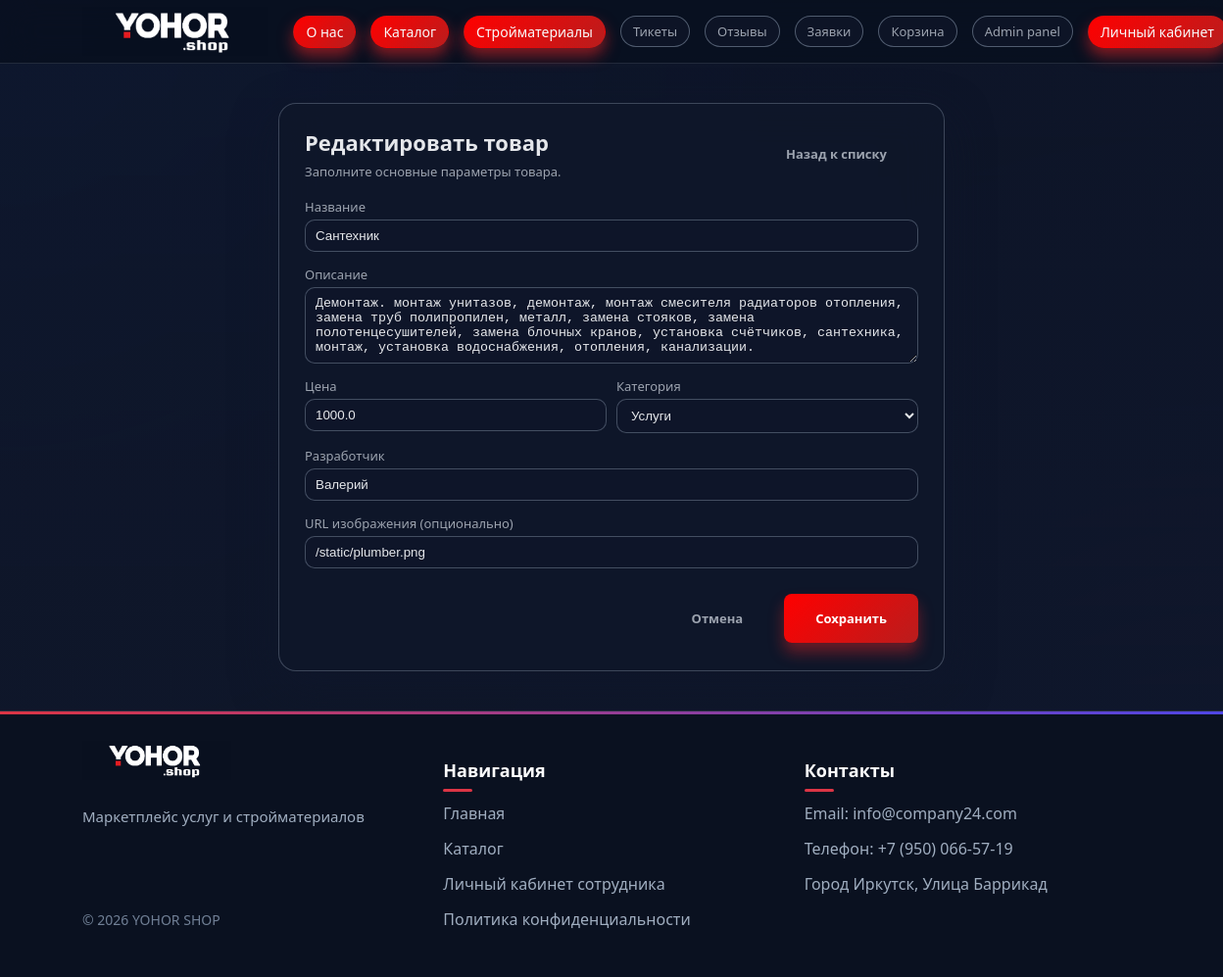
The app's page /manage_software/1/edit (signed in) with its own data.
### tables this page shows
CREATE TABLE software (
            id INTEGER PRIMARY KEY AUTOINCREMENT,
            name TEXT NOT NULL,
            description TEXT,
            price REAL NOT NULL CHECK(price >= 0),
            category_id INTEGER NOT NULL,
            developer TEXT NOT NULL,
            downloads INTEGER DEFAULT 0,
            rating_avg REAL DEFAULT 0.0 CHECK(rating_avg >= 0 AND rating_avg <= 5),
            image_url TEXT,
            created_at TIMESTAMP DEFAULT CURRENT_TIMESTAMP,
            FOREIGN KEY (category_id) REFERENCES categories(id) ON DELETE RESTRICT
        );

CREATE TABLE categories (
            id INTEGER PRIMARY KEY AUTOINCREMENT,
            name TEXT NOT NULL UNIQUE,
            description TEXT,
            created_at TIMESTAMP DEFAULT CURRENT_TIMESTAMP
        );

### app.py (the view, shortened to what this page needs)
@app.route('/manage_software/<int:software_id>/edit', methods=['GET', 'POST'])
@login_required
def edit_software_page(software_id):
    user_role = session.get('user_role')
    if user_role not in ['admin', 'moder']:
        flash('Доступ запрещён.', 'danger')
        return redirect(url_for('index'))
    software = get_software_by_id(software_id)
    if not software:
        flash('Товар/услуга не найдено.', 'danger')
        return redirect(url_for('manage_software'))
    categories = get_all_categories()
    return render_template('software_edit.html',
                           mode='edit',
                           software=software,
                           categories=categories)

### app.py (called while the page is built)
def login_required(f):
    @wraps(f)
    def decorated_function(*args, **kwargs):
        if 'user_id' not in session:
            flash('Вы должны войти в систему!', 'warning')
            return redirect(url_for('login'))
        return f(*args, **kwargs)
    return decorated_function

@app.context_processor
def inject_user():
    user_id = session.get('user_id')
    cart_count = 0
    active_tickets_count = 0
    if user_id:
        cart_items = get_cart_items(user_id)
        cart_count = len(cart_items)
    try:
        active_tickets_count = count_active_tickets()
    except Exception:
        active_tickets_count = 0
    return dict(
        user_id=user_id,
        user_name=session.get('user_name'),
        user_role=session.get('user_role'),
        cart_count=cart_count,
        active_tickets_count=active_tickets_count,
        categories=get_all_categories(),
    )

@app.context_processor
def inject_user():
    user_id = session.get('user_id')
    cart_count = 0
    active_applications_count = 0
    if user_id:
        cart_items = get_cart_items(user_id)
        cart_count = len(cart_items)
    try:
        active_applications_count = count_active_applications()
    except Exception:
        active_applications_count = 0
    return dict(
        user_id=user_id,
        user_name=session.get('user_name'),
        user_role=session.get('user_role'),
        cart_count=cart_count,
        active_applications_count=active_applications_count,
        categories=get_all_categories(),
    )

### db.py (called while the page is built)
def get_db_connection(db_name='software_shop.db'):
    conn = sqlite3.connect(db_name)
    conn.row_factory = sqlite3.Row
    return conn

def count_active_tickets(db_name="software_shop.db") -> int:
    conn = get_db_connection(db_name)
    try:
        cur = conn.cursor()
        row = cur.execute(
            """
            SELECT COUNT(*) AS cnt
            FROM support_tickets
            WHERE status IN ('new', 'in_progress')
            """
        ).fetchone()
        return row["cnt"]
    finally:
        conn.close()

def get_all_categories(db_name='software_shop.db') -> List[sqlite3.Row]:
    conn = get_db_connection(db_name)
    try:
        cursor = conn.cursor()
        categories = cursor.execute('SELECT * FROM categories ORDER BY name').fetchall()
        return categories
    finally:
        conn.close()

### templates/software_edit.html (shortened to what this page needs)
<!DOCTYPE html>
<html lang="ru">
<head>
    <link rel="stylesheet" href="{{ url_for('static', filename='style.css') }}">
</head>
<body>
    <header class="header">
        <div class="container">
            <div class="nav">
                <a href="{{ url_for('index') }}" class="logo">
                    <img src="{{ url_for('static', filename='logo.png') }}" alt="YOHOR SHOP" class="logo-img">
                </a>
                <nav class="menu">
                    <a href="{{ url_for('description') }}" class="pill-link pill-link-primary">О нас</a>
                    <a href="{{ url_for('catalog') }}" class="pill-link pill-link-primary">Каталог</a>
                    <a href="{{ url_for('building_materials') }}" class="pill-link pill-link-primary">Стройматериалы</a>
                    {% if user_role in ['admin', 'moder'] %}
                    <a href="{{ url_for('admin_tickets', status='active') }}" class="menu-link pill-link">
                        Тикеты{% if active_tickets_count %} ({{ active_tickets_count }}){% endif %}
                    </a>
                    <a href="{{ url_for('admin_reviews') }}" class="menu-link pill-link">
                        Отзывы
                    </a>
                    <a href="{{ url_for('admin_applications') }}" class="menu-link pill-link">
                        Заявки{% if active_applications_count %} ({{ active_applications_count }}){% endif %}
                    </a>
                    <a href="{{ url_for('cart') }}" class="menu-link pill-link">
                        Корзина{% if cart_count %} ({{ cart_count }}){% endif %}
                    </a>
                    {% endif %}
                    {% if user_role == 'admin' %}
                    <a href="{{ url_for('admin_panel') }}" class="menu-link pill-link">
                        Admin panel
                    </a>
                    {% endif %}
                    {% if user_role in ['admin', 'moder'] %}
                    <a href="{{ url_for('account') }}" class="pill-link pill-link-primary">Личный кабинет</a>
                    {% endif %}
                </nav>
            </div>
        </div>
    </header>
    <main>
        <section class="section">
            <div class="container" style="max-width: 720px;">
                <div class="glass" style="padding: 24px 26px 28px; border-radius: 18px;">
                    <div
                        style="display: flex; justify-content: space-between; align-items: center; margin-bottom: 18px;">
                        <div>
                            <h1 style="margin: 0 0 6px; font-size: 22px;">
                                {% if mode == 'add' %}Добавить товар{% else %}Редактировать товар{% endif %}
                            </h1>
                            <p style="margin: 0; font-size: 13px; color: var(--text-muted);">
                                Заполните основные параметры товара.
                            </p>
                        </div>
                        <a href="{{ url_for('manage_software') }}" class="btn btn-ghost" style="font-size: 13px;">
                            Назад к списку
                        </a>
                    </div>
                    <form method="post" style="display: flex; flex-direction: column; gap: 14px;">
                        <div style="display: flex; flex-direction: column; gap: 4px;">
                            <label for="name" style="font-size: 13px; color: var(--text-muted);">Название</label>
                            <input type="text" id="name" name="name" value="{{ software.name if software else '' }}"
                                required class="input" style="width: 100%; padding: 8px 10px; border-radius: 10px;
                                      border: 1px solid rgba(148,163,184,0.4);
                                      background: rgba(15,23,42,0.9); color: var(--text-main);">
                        </div>
                        <div style="display: flex; flex-direction: column; gap: 4px;">
                            <label for="description" style="font-size: 13px; color: var(--text-muted);">Описание</label>
                            <textarea id="description" name="description" rows="4" class="input" style="width: 100%; padding: 8px 10px; border-radius: 10px;
                                         border: 1px solid rgba(148,163,184,0.4);
                                         background: rgba(15,23,42,0.9); color: var(--text-main);">
{{ software.description if software else '' }}</textarea>
                        </div>
                        <div style="display: grid; grid-template-columns: 1fr 1fr; gap: 10px;">
                            <div style="display: flex; flex-direction: column; gap: 4px;">
                                <label for="price" style="font-size: 13px; color: var(--text-muted);">Цена</label>
                                <input type="number" step="0.01" min="0" id="price" name="price"
                                    value="{{ software.price if software else '' }}" required class="input" style="width: 100%; padding: 8px 10px; border-radius: 10px;
                                          border: 1px solid rgba(148,163,184,0.4);
                                          background: rgba(15,23,42,0.9); color: var(--text-main);">
                            </div>
                            <div style="display: flex; flex-direction: column; gap: 4px;">
                                <label for="category_id"
                                    style="font-size: 13px; color: var(--text-muted);">Категория</label>
                                <select id="category_id" name="category_id" required style="width: 100%; padding: 8px 10px; border-radius: 10px;
                                           border: 1px solid rgba(148,163,184,0.4);
                                           background: rgba(15,23,42,0.9); color: var(--text-main);">
                                    {% for c in categories %}
                                    <option value="{{ c.id }}" {% if software and software.category_id==c.id
                                        %}selected{% endif %}>
                                        {{ c.name }}
                                    </option>
                                    {% endfor %}
                                </select>
                            </div>
                        </div>
                        <div style="display: flex; flex-direction: column; gap: 4px;">
                            <label for="developer"
                                style="font-size: 13px; color: var(--text-muted);">Разработчик</label>
                            <input type="text" id="developer" name="developer"
                                value="{{ software.developer if software else '' }}" required class="input" style="width: 100%; padding: 8px 10px; border-radius: 10px;
                                      border: 1px solid rgba(148,163,184,0.4);
                                      background: rgba(15,23,42,0.9); color: var(--text-main);">
                        </div>
                        <div style="display: flex; flex-direction: column; gap: 4px;">
                            <label for="image_url" style="font-size: 13px; color: var(--text-muted);">URL изображения
                                (опционально)</label>
                            <input type="text" id="image_url" name="image_url"
                                value="{{ software.image_url if software else '' }}" class="input" style="width: 100%; padding: 8px 10px; border-radius: 10px;
                                      border: 1px solid rgba(148,163,184,0.4);
                                      background: rgba(15,23,42,0.9); color: var(--text-main);">
                        </div>
                        <div style="display: flex; justify-content: flex-end; gap: 10px; margin-top: 12px;">
                            <a href="{{ url_for('manage_software') }}" class="btn btn-ghost" style="font-size: 13px;">
                                Отмена
                            </a>
                            <button type="submit" class="btn btn-primary" style="font-size: 13px;">
                                {% if mode == 'add' %}Добавить{% else %}Сохранить{% endif %}
                            </button>
                        </div>
                    </form>
                </div>
            </div>
        </section>
    </main>
    <footer class="footer">
        <div class="container">
            <div class="footer__inner">
                <div class="footer__col">
                    <a href="{{ url_for('index') }}" class="logo logo--footer">
                        <img src="static/logo.png" alt="YOHOR SHOP" class="logo__image">
                    </a>
                    <p class="footer__text">Маркетплейс услуг и стройматериалов</p>
                    <p class="footer__copyright">© 2026 YOHOR SHOP</p>
                </div>
                <div class="footer__col">
                    <h3 class="footer__title">
                        Навигация</h3>
                    <ul class="footer__list">
                        <li><a href="{{ url_for('index') }}">Главная</a></li>
                        <li><a href="{{ url_for('catalog') }}">Каталог</a></li>
                        <li><a href="{{ url_for('login') }}">Личный кабинет сотрудника</a></li>
                        <li><a href="{{ url_for('privacy_policy') }}">Политика конфиденциальности</a></li>
                    </ul>
                </div>
                <div class="footer__col">
                    <h3 class="footer__title">Контакты</h3>
                    <ul class="footer__list">
                        <li>Email: info@company24.com</li>
                        <li>Телефон: +7 (950) 066-57-19</li>
                        <li>Город Иркутск, Улица Баррикад</li>
                    </ul>
                </div>
            </div>
        </div>
    </footer>
</body>
</html>

### records on screen
software: name "Сантехник", description "Демонтаж. монтаж унитазов, демонтаж, монтаж смесителя радиаторов отопления, замена труб полипропилен, металл, замена стояков, замена полотенцесушителей, замена блочных кранов, установка счётчиков, сантехника, монтаж, установка водоснабжения, отопления, канализации.", price "1000.0", category_id "Услуги", developer "Валерий", image_url "/static/plumber.png"
